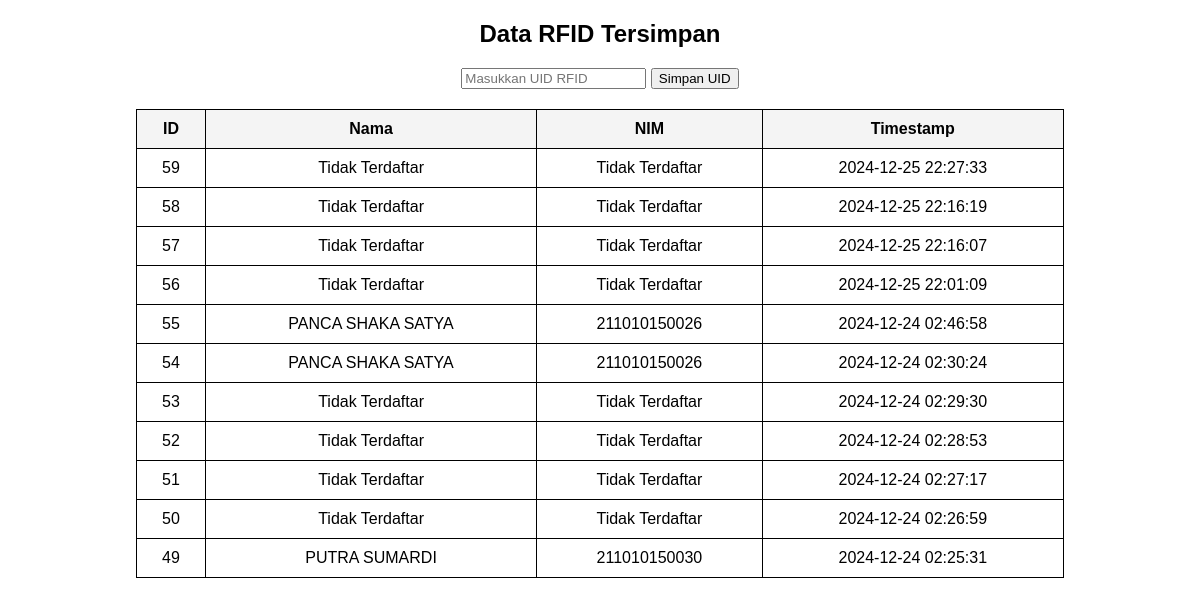
The app's page /get_user.php with its own data.
### tables this page shows
CREATE TABLE `rfid_logs` (
  `id` int(11) NOT NULL,
  `uid` varchar(50) NOT NULL,
  `scan_time` datetime DEFAULT current_timestamp(),
  `status` enum('KELUAR','MASUK','','') NOT NULL DEFAULT 'MASUK',
  `nim` int(20) NOT NULL,
  `plat` varchar(20) NOT NULL,
  `jenis_kendaraan` enum('MOTOR','MOBIL') NOT NULL,
  `waktu_masuk` datetime DEFAULT NULL,
  `waktu_keluar` datetime DEFAULT NULL,
  `tarif` int(11) DEFAULT NULL
);

CREATE TABLE `rfid_users` (
  `uid` varchar(20) NOT NULL,
  `nama` varchar(100) DEFAULT NULL,
  `nim` varchar(20) DEFAULT NULL
);

### get_user.php (the view, shortened to what this page needs)
<?php
$servername = "localhost";
$username = "root";
$password = "";
$dbname = "rfid_db";
$conn = new mysqli($servername, $username, $password, $dbname);
$sql = "SELECT rfid_logs.id, rfid_users.nama, rfid_users.nim, rfid_logs.scan_time
        FROM rfid_logs
        LEFT JOIN rfid_users ON rfid_logs.uid = rfid_users.uid
        ORDER BY rfid_logs.id DESC";
$result = $conn->query($sql);
?>
<!DOCTYPE html>
<html lang="en">
<head>
</head>
<body>
    <h2>Data RFID Tersimpan</h2>
    <form method="POST" action="">
        <input type="text" name="uid" placeholder="Masukkan UID RFID" required>
        <button type="submit">Simpan UID</button>
    </form>
    <table>
        <thead>
            <tr>
                <th>ID</th>
                <th>Nama</th>
                <th>NIM</th>
                <th>Timestamp</th>
            </tr>
        </thead>
        <tbody>
            <?php if ($result->num_rows > 0): ?>
                <?php while ($row = $result->fetch_assoc()): ?>
                    <tr>
                        <td><?php echo $row['id']; ?></td>
                        <td><?php echo $row['nama'] ? $row['nama'] : "Tidak Terdaftar"; ?></td>
                        <td><?php echo $row['nim'] ? $row['nim'] : "Tidak Terdaftar"; ?></td>
                        <td><?php echo $row['scan_time']; ?></td>
                    </tr>
                <?php endwhile; ?>
            <?php else: ?>
                <tr>
                    <td colspan="4">Tidak ada data</td>
                </tr>
            <?php endif; ?>
        </tbody>
    </table>
</body>
</html>

### get_user.php (style rules this page uses)
body { font-family: Arial, sans-serif; margin: 20px; text-align: center; }
table { width: 80%; border-collapse: collapse; margin: 20px auto; }
table, th, td { border: 1px solid black; }
th, td { padding: 10px; text-align: center; }
th { background-color: #f4f4f4; }

### records on screen
rfid_logs: id "59", shows "Tidak Terdaftar", scan_time "2024-12-25 22:27:33"
rfid_logs: id "58", shows "Tidak Terdaftar", scan_time "2024-12-25 22:16:19"
rfid_logs: id "57", shows "Tidak Terdaftar", scan_time "2024-12-25 22:16:07"
rfid_logs: id "56", shows "Tidak Terdaftar", scan_time "2024-12-25 22:01:09"
rfid_logs: id "55", uid.nama "PANCA SHAKA SATYA", uid.nim "211010150026", scan_time "2024-12-24 02:46:58"
rfid_logs: id "54", uid.nama "PANCA SHAKA SATYA", uid.nim "211010150026", scan_time "2024-12-24 02:30:24"
rfid_logs: id "53", shows "Tidak Terdaftar", scan_time "2024-12-24 02:29:30"
rfid_logs: id "52", shows "Tidak Terdaftar", scan_time "2024-12-24 02:28:53"
rfid_logs: id "51", shows "Tidak Terdaftar", scan_time "2024-12-24 02:27:17"
rfid_logs: id "50", shows "Tidak Terdaftar", scan_time "2024-12-24 02:26:59"
rfid_logs: id "49", uid.nama "PUTRA SUMARDI", uid.nim "211010150030", scan_time "2024-12-24 02:25:31"
